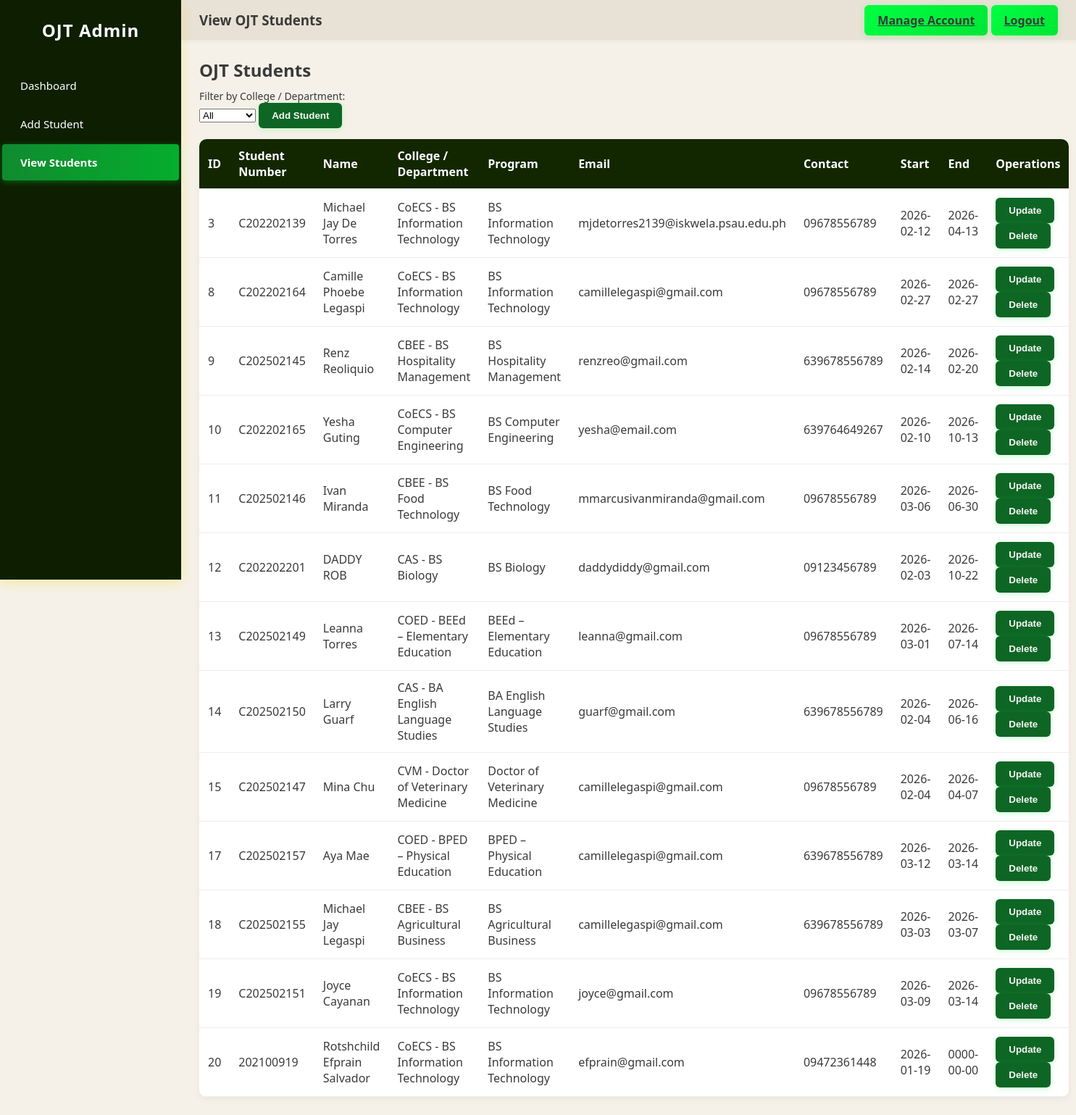
The app's page /view_students.php with its own data.
### tables this page shows
CREATE TABLE `students` (
  `id` int(11) NOT NULL,
  `student_number` varchar(50) NOT NULL,
  `password` varchar(255) NOT NULL,
  `first_name` varchar(100) NOT NULL,
  `last_name` varchar(100) NOT NULL,
  `college_department` varchar(150) NOT NULL,
  `program` varchar(150) NOT NULL,
  `email` varchar(150) DEFAULT NULL,
  `contact_number` varchar(50) DEFAULT NULL,
  `start_date` date DEFAULT NULL,
  `end_date` date DEFAULT NULL,
  `created_at` timestamp NOT NULL DEFAULT current_timestamp(),
  `college_program_id` int(11) DEFAULT NULL
);

### view_students.php (the view, shortened to what this page needs)
<?php
include "config/db.php";
$students = $conn->query("SELECT * FROM students ORDER BY id ASC");
?>
<!DOCTYPE html>
<html>
<head>
    <link rel="stylesheet" href="css/style.css">
</head>
<body>
<div class="wrapper">
    <?php include "layout/sidebar.php"; ?>
    <div class="main">
        <?php include "layout/topbar.php"; ?>
        <div class="content">
            <h2>OJT Students</h2>
            <div class="actions" style="margin-bottom:15px;">
                <label>Filter by College / Department:</label>
                <select id="filter_college">
                    <option value="" selected>All</option>
                </select>
                <button onclick="window.location.href='add_student.php'">Add Student</button>
            </div>
            <table id="students_table">
                <thead>
                    <tr>
                        <th>ID</th>
                        <th>Student Number</th>
                        <th>Name</th>
                        <th>College / Department</th>
                        <th>Program</th>
                        <th>Email</th>
                        <th>Contact</th>
                        <th>Start</th>
                        <th>End</th>
                        <th>Operations</th>
                    </tr>
                </thead>
                <tbody>
                    <?php while($row = $students->fetch_assoc()): ?>
                    <tr data-college="<?= htmlspecialchars(explode(' - ', $row['college_department'])[0]) ?>">
                        <td><?= $row['id'] ?></td>
                        <td><?= $row['student_number'] ?></td>
                        <td><?= $row['first_name'] . " " . $row['last_name'] ?></td>
                        <td><?= $row['college_department'] ?></td>
                        <td><?= $row['program'] ?></td>
                        <td><?= $row['email'] ?></td>
                        <td><?= $row['contact_number'] ?></td>
                        <td><?= $row['start_date'] ?></td>
                        <td><?= $row['end_date'] ?></td>
                        <td>
                            <button class="update-btn" data-id="<?= $row['id'] ?>">Update</button>
                            <button class="delete-btn" data-id="<?= $row['id'] ?>">Delete</button>
                        </td>
                    </tr>
                    <?php endwhile; ?>
                </tbody>
            </table>
        </div>
    </div>
</div>
</body>
</html>

### css/style.css (style rules this page uses)
* { margin: 0; padding: 0; box-sizing: border-box; }
body { font-family: "Segoe UI", sans-serif; background-color: #F5F1E8; color: #3A3A3A; }
.wrapper { display: flex; }
.main { margin-left: 250px; width: calc(100% - 250px); }
.content { padding: 25px; }
label { font-size: 14px; margin-top: 10px; display: block; }
button { background: #0e6624; color: #f7f7f7; padding: 10px 18px; border: none; border-radius: 6px; cursor: pointer; transition: 0.3s; font-weight: 600; box-shadow: 0 2px 8px rgba(0, 255, 65, 0.2); }
table { width: 100%; border-collapse: collapse; background-color: white; border-radius: 10px; overflow: hidden; box-shadow: 0 3px 10px rgba(0,0,0,0.05); }
th, td { padding: 12px; border-bottom: 1px solid #eee; }
th { background: #122700; color: #ffffff; text-align: left; font-weight: 600; }

### records on screen
students: id "3", student_number "C202202139", first_name "Michael Jay", last_name "De Torres", college_department "CoECS - BS Information Technology", program "BS Information Technology", email "mjdetorres2139@iskwela.psau.edu.ph", contact_number "09678556789", start_date "2026-02-12", end_date "2026-04-13"
students: id "8", student_number "C202202164", first_name "Camille Phoebe", last_name "Legaspi", college_department "CoECS - BS Information Technology", program "BS Information Technology", email "camillelegaspi@gmail.com", contact_number "09678556789", start_date "2026-02-27", end_date "2026-02-27"
students: id "9", student_number "C202502145", first_name "Renz", last_name "Reoliquio", college_department "CBEE - BS Hospitality Management", program "BS Hospitality Management", email "renzreo@gmail.com", contact_number "639678556789", start_date "2026-02-14", end_date "2026-02-20"
students: id "10", student_number "C202202165", first_name "Yesha", last_name "Guting", college_department "CoECS - BS Computer Engineering", program "BS Computer Engineering", email "yesha@email.com", contact_number "639764649267", start_date "2026-02-10", end_date "2026-10-13"
students: id "11", student_number "C202502146", first_name "Ivan", last_name "Miranda", college_department "CBEE - BS Food Technology", program "BS Food Technology", email "mmarcusivanmiranda@gmail.com", contact_number "09678556789", start_date "2026-03-06", end_date "2026-06-30"
students: id "12", student_number "C202202201", first_name "DADDY", last_name "ROB", college_department "CAS - BS Biology", program "BS Biology", email "daddydiddy@gmail.com", contact_number "09123456789", start_date "2026-02-03", end_date "2026-10-22"
students: id "13", student_number "C202502149", first_name "Leanna", last_name "Torres", college_department "COED - BEEd – Elementary Education", program "BEEd – Elementary Education", email "leanna@gmail.com", contact_number "09678556789", start_date "2026-03-01", end_date "2026-07-14"
students: id "14", student_number "C202502150", first_name "Larry", last_name "Guarf", college_department "CAS - BA English Language Studies", program "BA English Language Studies", email "guarf@gmail.com", contact_number "639678556789", start_date "2026-02-04", end_date "2026-06-16"
students: id "15", student_number "C202502147", first_name "Mina", last_name "Chu", college_department "CVM - Doctor of Veterinary Medicine", program "Doctor of Veterinary Medicine", email "camillelegaspi@gmail.com", contact_number "09678556789", start_date "2026-02-04", end_date "2026-04-07"
students: id "17", student_number "C202502157", first_name "Aya", last_name "Mae", college_department "COED - BPED – Physical Education", program "BPED – Physical Education", email "camillelegaspi@gmail.com", contact_number "639678556789", start_date "2026-03-12", end_date "2026-03-14"
students: id "18", student_number "C202502155", first_name "Michael Jay", last_name "Legaspi", college_department "CBEE - BS Agricultural Business", program "BS Agricultural Business", email "camillelegaspi@gmail.com", contact_number "639678556789", start_date "2026-03-03", end_date "2026-03-07"
students: id "19", student_number "C202502151", first_name "Joyce", last_name "Cayanan", college_department "CoECS - BS Information Technology", program "BS Information Technology", email "joyce@gmail.com", contact_number "09678556789", start_date "2026-03-09", end_date "2026-03-14"
students: id "20", student_number "202100919", first_name "Rotshchild Efprain", last_name "Salvador", college_department "CoECS - BS Information Technology", program "BS Information Technology", email "efprain@gmail.com", contact_number "09472361448", start_date "2026-01-19", end_date "0000-00-00"

### other values on screen
$pageTitle "View OJT Students"
